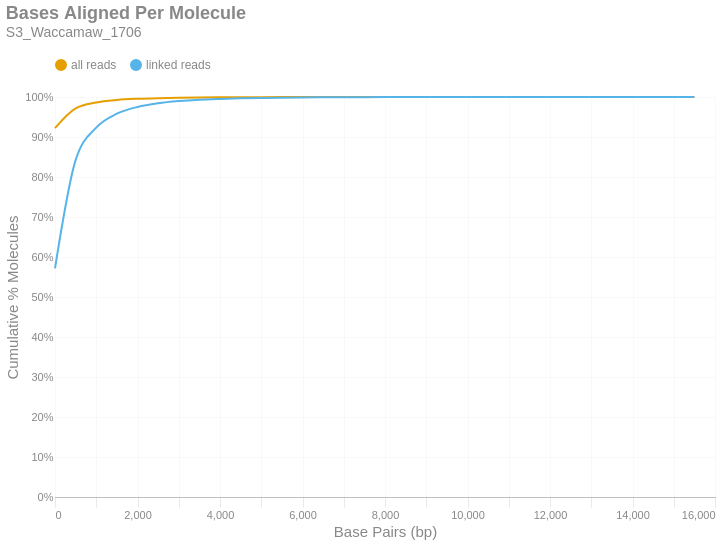

The code cell stored with this chart in its notebook:
### Markdown cell above
### Bases Aligned Per Molecule
This is a cumulative frequency distribution showing the number of base pairs aligned per unique molecule. These data are shown in 500 bp bins. There are two distributions: one with `all reads` (yellow) and another with only `linked reads` (blue). The percent of molecules in the `linked reads` distribution is relative to the total number of linked molecules.

### Code cell
if SKIPLR:
    print_html(f"Skipped")
else:
    binned_df = consolidated_hist(valids['aligned_bp'], mask, 500, True)
    with SafeRender(binned_df):
        (
            density_plot(binned_df, 'Bases Aligned Per Molecule', samplename, 'basesper')
            .encode(
                x=alt.X('bin:Q', title="Base Pairs (bp)").axis(tickMinStep=500).scale(padding=0),
                y=alt.Y('value:Q', title='Cumulative % Molecules')
                    .axis(format='%')
                    .scale(domain = [0,1])
                    .stack(False),
                color=alt.Color("key:N").scale(domain = ["all reads", "linked reads"]),
                tooltip = [
                    alt.Tooltip("key:N", title = "Data Type"),
                    alt.Tooltip("range_label:N", title="Bases Aligned Per Molecule"),
                    alt.Tooltip("value:Q", format = ".2%", title="% Molecules (Cum.)")
                ]
            )
        ).display()

### Figure 1 — Vega-Lite specification as saved in the notebook (floating-point values rounded to 4 significant figures)
{"width": "container", "height": 400, "config": {"title": {"anchor": "start", "dy": -15, "fontSize": 18, "color": "#888888", "subtitleColor": "#888888", "subtitleFontSize": 14}, "arc": {"fill": "#0072B2"}, "axis": {"domainColor": "#888888", "domainWidth": 0.5, "gridWidth": 0.2, "grid": false, "titleFontWeight": 400, "titleFontSize": 15, "labelFontSize": 11, "labelColor": "#888888", "tickColor": "#888888", "tickWidth": 0.2, "titleColor": "#888888"}, "axisBand": {"grid": false}, "axisX": {"grid": true, "tickSize": 10, "domainCap": "round"}, "axisY": {"domain": false, "grid": true, "tickSize": 0, "domainCap": "round"}, "background": "transparent", "header": {"labelFontSize": 15, "labelColor": "#888888", "titleFontSize": 15, "titleFontWeight": 600, "titleColor": "#888888"}, "legend": {"labelFont": "sans-serif", "labelFontSize": 12, "labelColor": "#888888", "symbolSize": 100, "symbolType": "circle", "titleFontSize": 12, "titlePadding": 10, "titleColor": "#888888", "title": null, "orient": "top"}, "range": {"category": ["#E69F00", "#56B4E9", "#009E73", "#F0E442", "#0072B2", "#D55E00", "#CC79A7", "#000000"], "diverging": ["#cfe8f3", "#a2d4ec", "#73bfe2", "#46abdb", "#1696d2", "#12719e"]}, "area": {"fill": "#0072B2", "fillOpacity": 0.7, "line": true, "strokeOpacity": 0.7}, "line": {"color": "#0072B2", "stroke": "#0072B2", "strokeWidth": 2}, "trail": {"color": "#0072B2", "stroke": "#0072B2", "strokeWidth": 0, "size": 1}, "point": {"filled": true, "fillOpacity": 1.0, "size": 95}, "text": {"color": "#888888", "fontSize": 11, "align": "right", "fontWeight": 400, "size": 11}, "bar": {"fill": "#0072B2", "stroke": null}, "view": {"stroke": null, "continuousWidth": 660, "continuousHeight": 400}}, "data": {"name": "data-4497a674d46a30d84f071770b76b4946"}, "mark": {"type": "line", "interpolate": "monotone", "point": {"opacity": 0, "size": 275}}, "encoding": {"color": {"field": "key", "scale": {"domain": ["all reads", "linked reads"]}, "type": "nominal"}, "tooltip": [{"field": "key", "title": "Data Type", "type": "nominal"}, {"field": "range_label", "title": "Bases Aligned Per Molecule", "type": "nominal"}, {"field": "value", "format": ".2%", "title": "% Molecules (Cum.)", "type": "quantitative"}], "x": {"axis": {"tickMinStep": 500}, "field": "bin", "scale": {"padding": 0}, "title": "Base Pairs (bp)", "type": "quantitative"}, "y": {"axis": {"format": "%"}, "field": "value", "scale": {"domain": [0, 1]}, "stack": false, "title": "Cumulative % Molecules", "type": "quantitative"}}, "params": [{"name": "param_c36ac31b6afebe62", "select": {"type": "point", "fields": ["key"]}, "bind": "legend"}], "title": {"text": "Bases Aligned Per Molecule", "subtitle": "S3_Waccamaw_1706"}, "transform": [{"fold": ["all reads (cumsum)", "linked reads (cumsum)"]}, {"calculate": "replace(datum.key, ' (cumsum)', '')", "as": "key"}, {"filter": {"param": "param_c36ac31b6afebe62"}}], "usermeta": {"embedOptions": {"downloadFileName": "S3_Waccamaw_1706.basesper"}}, "$schema": "https://vega.github.io/schema/vega-lite/v6.1.0.json", "datasets": {"data-4497a674d46a30d84f071770b76b4946": [{"bin": "0.0", "interval": "0.0-500.0", "all reads": 0.9221, "linked reads": 0.5714, "all reads (cumsum)": 0.9221, "linked reads (cumsum)": 0.5714, "range_label": "0-499"}, {"bin": "500.0", "interval": "500.0-1000.0", "all reads": 0.04941, "linked reads": 0.2707, "all reads (cumsum)": 0.9715, "linked reads (cumsum)": 0.8421, "range_label": "500-999"}, {"bin": "1000.0", "interval": "1000.0-1500.0", "all reads": 0.01472, "linked reads": 0.08141, "all reads (cumsum)": 0.9862, "linked reads (cumsum)": 0.9236, "range_label": "1000-1499"}, {"bin": "1500.0", "interval": "1500.0-2000.0", "all reads": 0.006237, "linked reads": 0.03464, "all reads (cumsum)": 0.9925, "linked reads (cumsum)": 0.9582, "range_label": "1500-1999"}, {"bin": "2000.0", "interval": "2000.0-2500.0", "all reads": 0.003041, "linked reads": 0.0169, "all reads (cumsum)": 0.9955, "linked reads (cumsum)": 0.9751, "range_label": "2000-2499"}, {"bin": "2500.0", "interval": "2500.0-3000.0", "all reads": 0.00166, "linked reads": 0.00923, "all reads (cumsum)": 0.9972, "linked reads (cumsum)": 0.9843, "range_label": "2500-2999"}, {"bin": "3000.0", "interval": "3000.0-3500.0", "all reads": 0.0009751, "linked reads": 0.005421, "all reads (cumsum)": 0.9982, "linked reads (cumsum)": 0.9897, "range_label": "3000-3499"}, {"bin": "3500.0", "interval": "3500.0-4000.0", "all reads": 0.0006167, "linked reads": 0.003429, "all reads (cumsum)": 0.9988, "linked reads (cumsum)": 0.9932, "range_label": "3500-3999"}, {"bin": "4000.0", "interval": "4000.0-4500.0", "all reads": 0.000367, "linked reads": 0.00204, "all reads (cumsum)": 0.9991, "linked reads (cumsum)": 0.9952, "range_label": "4000-4499"}, {"bin": "4500.0", "interval": "4500.0-5000.0", "all reads": 0.0002666, "linked reads": 0.001482, "all reads (cumsum)": 0.9994, "linked reads (cumsum)": 0.9967, "range_label": "4500-4999"}, {"bin": "5000.0", "interval": "5000.0-5500.0", "all reads": 0.0001847, "linked reads": 0.001027, "all reads (cumsum)": 0.9996, "linked reads (cumsum)": 0.9977, "range_label": "5000-5499"}, {"bin": "5500.0", "interval": "5500.0-6000.0", "all reads": 0.0001243, "linked reads": 0.0006908, "all reads (cumsum)": 0.9997, "linked reads (cumsum)": 0.9984, "range_label": "5500-5999"}, {"bin": "6000.0", "interval": "6000.0-6500.0", "all reads": 7.982e-05, "linked reads": 0.0004438, "all reads (cumsum)": 0.9998, "linked reads (cumsum)": 0.9989, "range_label": "6000-6499"}, {"bin": "6500.0", "interval": "6500.0-7000.0", "all reads": 5.431e-05, "linked reads": 0.0003019, "all reads (cumsum)": 0.9998, "linked reads (cumsum)": 0.9992, "range_label": "6500-6999"}, {"bin": "7000.0", "interval": "7000.0-7500.0", "all reads": 4.608e-05, "linked reads": 0.0002562, "all reads (cumsum)": 0.9999, "linked reads (cumsum)": 0.9994, "range_label": "7000-7499"}, {"bin": "7500.0", "interval": "7500.0-8000.0", "all reads": 3.127e-05, "linked reads": 0.0001738, "all reads (cumsum)": 0.9999, "linked reads (cumsum)": 0.9996, "range_label": "7500-7999"}, {"bin": "8000.0", "interval": "8000.0-8500.0", "all reads": 2.098e-05, "linked reads": 0.0001167, "all reads (cumsum)": 0.9999, "linked reads (cumsum)": 0.9997, "range_label": "8000-8499"}, {"bin": "8500.0", "interval": "8500.0-9000.0", "all reads": 1.605e-05, "linked reads": 8.921e-05, "all reads (cumsum)": 1.0, "linked reads (cumsum)": 0.9998, "range_label": "8500-8999"}, {"bin": "9000.0", "interval": "9000.0-9500.0", "all reads": 8.229e-06, "linked reads": 4.575e-05, "all reads (cumsum)": 1.0, "linked reads (cumsum)": 0.9998, "range_label": "9000-9499"}, {"bin": "9500.0", "interval": "9500.0-10000.0", "all reads": 7.817e-06, "linked reads": 4.346e-05, "all reads (cumsum)": 1.0, "linked reads (cumsum)": 0.9999, "range_label": "9500-9999"}, {"bin": "10000.0", "interval": "10000.0-10500.0", "all reads": 4.937e-06, "linked reads": 2.745e-05, "all reads (cumsum)": 1.0, "linked reads (cumsum)": 0.9999, "range_label": "10000-10499"}, {"bin": "10500.0", "interval": "10500.0-11000.0", "all reads": 4.526e-06, "linked reads": 2.516e-05, "all reads (cumsum)": 1.0, "linked reads (cumsum)": 0.9999, "range_label": "10500-10999"}, {"bin": "11000.0", "interval": "11000.0-11500.0", "all reads": 2.057e-06, "linked reads": 1.144e-05, "all reads (cumsum)": 1.0, "linked reads (cumsum)": 1.0, "range_label": "11000-11499"}, {"bin": "11500.0", "interval": "11500.0-12000.0", "all reads": 3.291e-06, "linked reads": 1.83e-05, "all reads (cumsum)": 1.0, "linked reads (cumsum)": 1.0, "range_label": "11500-11999"}, {"bin": "12000.0", "interval": "12000.0-12500.0", "all reads": 1.234e-06, "linked reads": 6.862e-06, "all reads (cumsum)": 1.0, "linked reads (cumsum)": 1.0, "range_label": "12000-12499"}, {"bin": "12500.0", "interval": "12500.0-13000.0", "all reads": 8.229e-07, "linked reads": 4.575e-06, "all reads (cumsum)": 1.0, "linked reads (cumsum)": 1.0, "range_label": "12500-12999"}, {"bin": "13000.0", "interval": "13000.0-13500.0", "all reads": 1.646e-06, "linked reads": 9.15e-06, "all reads (cumsum)": 1.0, "linked reads (cumsum)": 1.0, "range_label": "13000-13499"}, {"bin": "13500.0", "interval": "13500.0-14000.0", "all reads": 4.114e-07, "linked reads": 2.287e-06, "all reads (cumsum)": 1.0, "linked reads (cumsum)": 1.0, "range_label": "13500-13999"}, {"bin": "14000.0", "interval": "14000.0-14500.0", "all reads": 0.0, "linked reads": 0.0, "all reads (cumsum)": 1.0, "linked reads (cumsum)": 1.0, "range_label": "14000-14499"}, {"bin": "14500.0", "interval": "14500.0-15000.0", "all reads": 0.0, "linked reads": 0.0, "all reads (cumsum)": 1.0, "linked reads (cumsum)": 1.0, "range_label": "14500-14999"}, {"bin": "15000.0", "interval": "15000.0-15500.0", "all reads": 4.114e-07, "linked reads": 2.287e-06, "all reads (cumsum)": 1.0, "linked reads (cumsum)": 1.0, "range_label": "15000-15499"}, {"bin": "15500.0", "interval": "15500.0-16000.0", "all reads": 4.114e-07, "linked reads": 2.287e-06, "all reads (cumsum)": 1.0, "linked reads (cumsum)": 1.0, "range_label": "15500-15999"}]}}
